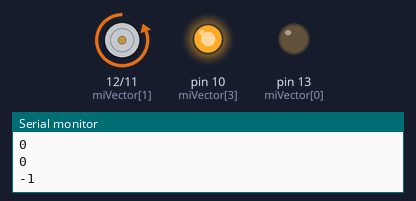
Bench run of a sketch on a simulated Arduino Uno, built with avr-gcc and run on an emulated ATmega328P. Shown: motor-driver pin pairs drawn as motors (green arrow = first pin HIGH = forward, orange = second pin HIGH = backward, longer = more drive), output pins drawn as LEDs (lit = HIGH), the last lines printed to the serial monitor.

Above: at 0.1 s.
At 0.7 s:
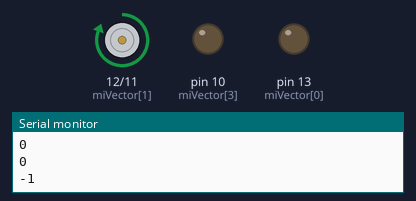
At 1.3 s:
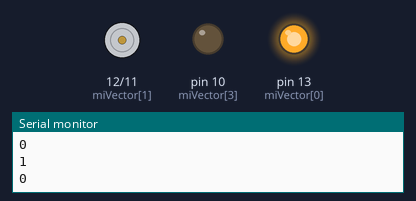
At 1.7 s:
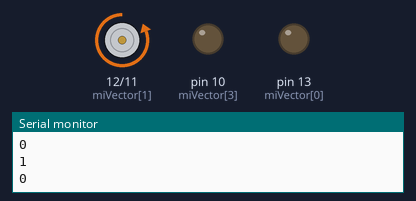
At 2.7 s:
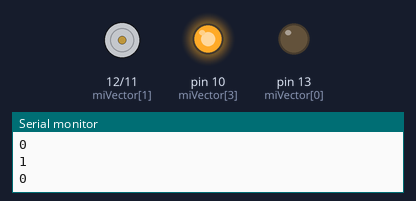
Timing chart, 0 to 3.0 s (numbered marks = the images above):
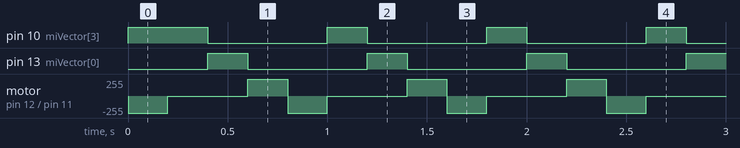

The sketch:

main.ino
```cpp
#include <stdint.h>
const int leds [4] = {0, 0, 0, 1};
//uint8_t leds = 0b0001;
const int miVector[4] = {13, 12, 11, 10};
int contador=0;
int simbolo=-1;
//const int verde = 13; // Pin del LED en Arduino Uno
void setup() {
  for (int pin = 10; pin <= 13; pin++) {
    pinMode(pin, OUTPUT);
  }
  Serial.begin(9600);
  //Apagado de interrupciones
  cli();
  TCCR1A = 0; //Resetea el registro TCCR1A a 0
  TCCR1B = 0;

  //Seteado de preescaler
  TCCR1B |= 0b00000100;

  //Permitimos la comparación entre registros
  TIMSK1 |= B00000010;

  OCR1A = 12500;
  sei();
}

void loop() {
  Serial.println(leds[(contador)%4]);
    Serial.println(leds[(contador+simbolo)%4]);
        Serial.println(leds[(contador+2*simbolo)%4]);
            Serial.println();
            delay(777);
}

ISR(TIMER1_COMPA_vect) {
  TCNT1 = 0;

  contador++;
  digitalWrite(miVector[0], leds[(contador)%4] ); // Enciende o apaga el LED según el estado del bit menos significativo de leds
  digitalWrite(miVector[1], leds[(contador+simbolo)%4]); // Enciende o apaga el LED según el estado del segundo bit menos significativo de leds
  digitalWrite(miVector[2], leds[(contador+2*simbolo)%4]); // Enciende o apaga el LED según el estado del tercer bit menos significativo de leds
  digitalWrite(miVector[3], leds[(contador+3*simbolo)%4]); // Enciende o apaga el LED según el estado del bit más significativo de leds
}
```

modulo.c
```cpp
#include "modulo.h"

void encenderLed(uint8_t led){
    digitalWrite(led, 1);
};
```

modulo.h
```cpp
#ifndef _MODULO_H
#define _MODULO_H

#include  <stdint.h>

void encenderLed(uint16_t led);

#endif
```

Measured:
- by itself, pin 10 (miVector[3]), pin 13 (miVector[0]): alternates HIGH for 0.20 s and LOW for 0.60 s
- by itself, motor on pin 12 (miVector[1]) / pin 11 (miVector[2]): repeats every 0.80 s: stopped 0.40 s, forward 255/255 0.20 s, backward 255/255 0.20 s
